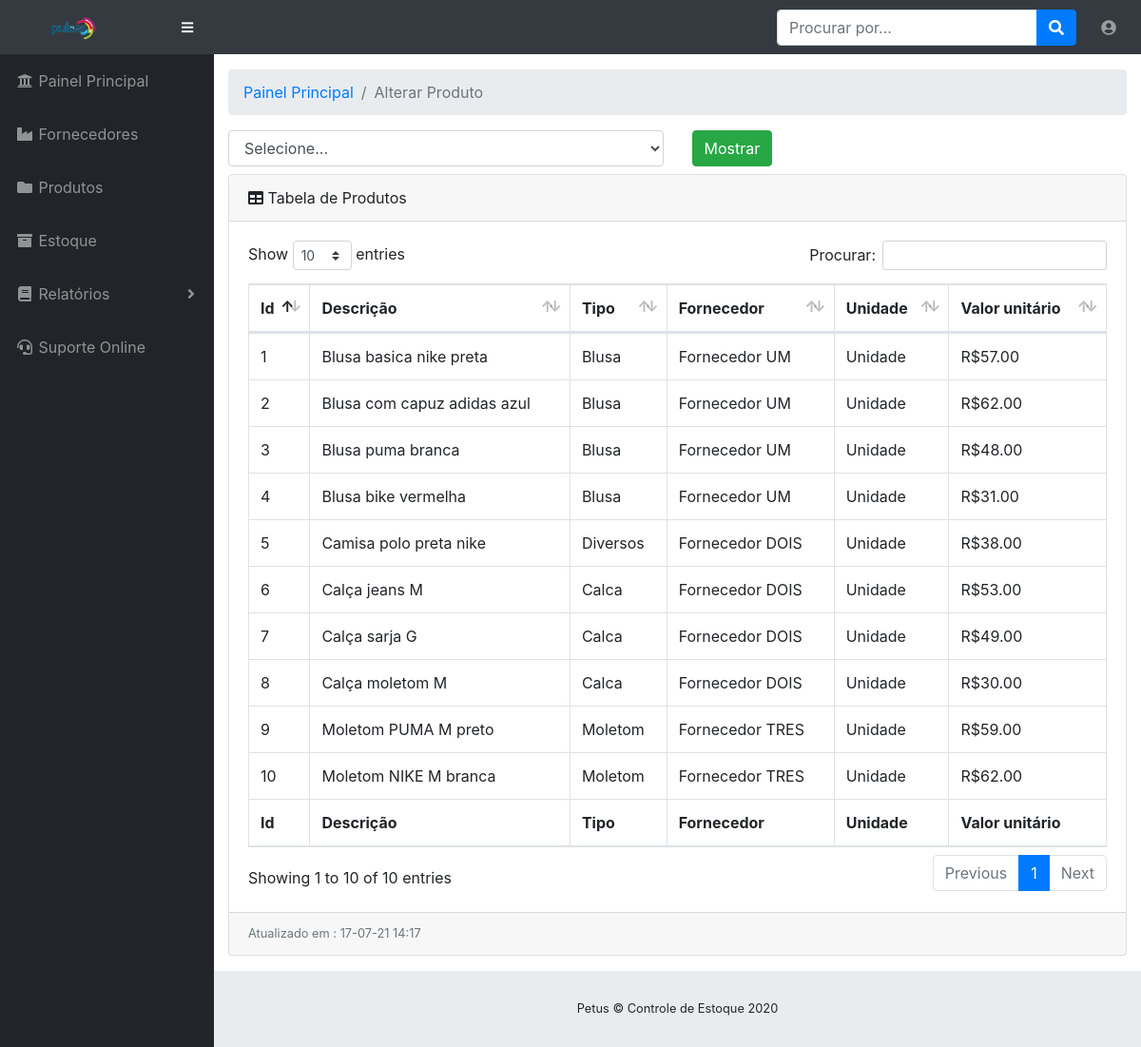
Screenshot of /view/alterar_produto.php (signed in) with the database file from the repository.
### tables this page shows
CREATE TABLE `produto` (
  `codigo` int(11) NOT NULL,
  `descricao` varchar(100) DEFAULT NULL,
  `quantidade` decimal(10,0) DEFAULT NULL,
  `unidade` varchar(60) DEFAULT NULL,
  `tipo` varchar(60) DEFAULT NULL,
  `fornecedor` varchar(100) NOT NULL,
  `data_cadastro` datetime DEFAULT current_timestamp(),
  `data_alteracao` datetime DEFAULT NULL,
  `responsavel` varchar(60) DEFAULT NULL,
  `valor_unidade` decimal(10,2) DEFAULT NULL
);

CREATE TABLE `fornecedores` (
  `id` int(11) NOT NULL,
  `nome` varchar(100) DEFAULT NULL,
  `cnpj` varchar(50) DEFAULT NULL,
  `uf` varchar(3) DEFAULT NULL,
  `tipo_estabelecimento` varchar(50) DEFAULT NULL
);

### view/alterar_produto.php (the view, shortened to what this page needs)
<?php
require "../dao/conexao.php";
$sql2 = "SELECT p.codigo,p.descricao,p.tipo,p.unidade,p.data_cadastro,p.quantidade,p.fornecedor,p.valor_unidade,
f.nome,f.id
FROM produto AS p
INNER JOIN fornecedores as f
ON p.fornecedor=f.id";
$result2 = mysqli_query($conexao, $sql2);
?>
<!DOCTYPE html>
<html lang="en">
<head>
  <link href="../vendor/fontawesome-free/css/all.min.css" rel="stylesheet" type="text/css">
  <link href="../vendor/datatables/dataTables.bootstrap4.css" rel="stylesheet">
  <link href="../css/sb-admin.css" rel="stylesheet">
</head>
<body id="page-top">
  <?php
  include_once "nav.php";
  ?>
  <div id="wrapper">
    <?php
    include_once "menu.php";
    ?>
    <div id="content-wrapper">
      <div class="container-fluid">
        <ol class="breadcrumb">
          <li class="breadcrumb-item">
            <a href="painel.php">Painel Principal</a>
          </li>
          <li class="breadcrumb-item active">Alterar Produto</li>
        </ol>
        <form  method="POST" action="select_alterar_produto.php">
          <div class="row">
            <div class="col">
            <select class="form-control" value="" name="select_prod" id="select_serv">
                <option value="selecione" selected required>Selecione...</option>
              </select>
            </div>
            <div class="col">
              <button type="submit" name="alterar" class="btn btn-success mb-2"><div style="color:white">Mostrar</div></button>
            </div>
          </div>
        </form>
        <div class="card mb-3">
          <div class="card-header">
            <i class="fas fa-table"></i>
            Tabela de Produtos</div>
          <div class="card-body">
            <div class="table-responsive">
              <table class="table table-bordered" id="dataTable" width="100%" cellspacing="0">
                <thead>
                  <tr>
                    <th>Id</th>
                    <th>Descrição</th>
                    <th>Tipo</th>
                    <th>Fornecedor</th>
                    <th>Unidade</th>
                    <th>Valor unitário</th>
                  </tr>
                </thead>
                <tfoot>
                  <tr>
                    <th>Id</th>
                    <th>Descrição</th>
                    <th>Tipo</th>
                    <th>Fornecedor</th>
                    <th>Unidade</th>
                    <th>Valor unitário</th>
                  </tr>
                </tfoot>
                <tbody>
                  <?php while ($dados2 = mysqli_fetch_array($result2)) {
                    echo "<tr>";
                    echo "<td> " . $dados2['codigo'] . "</td>";
                    echo "<td> " . $dados2['descricao'] . "</td>";
                    echo "<td> " . $dados2['tipo'] . "</td>";
                    echo "<td> " . $dados2['nome'] . "</td>";
                    echo "<td> " . $dados2['unidade'] . "</td>";
                    echo "<td> " . "R$" . $dados2['valor_unidade'] . "</td>";
                    echo "</tr>";
                  }
                  ?>
                </tbody>
              </table>
            </div>
          </div>
          <div class="card-footer small text-muted"> Atualizado em :
            <?php date_default_timezone_set('America/Sao_Paulo');
            $date = date('d-m-y H:i');
            echo $date; ?>
          </div>
        </div>
      </div>
      <footer class="sticky-footer">
        <div class="container my-auto">
          <div class="copyright text-center my-auto">
          <span>Petus © Controle de Estoque 2020</span>
          </div>
        </div>
      </footer>
    </div>
  </div>
</body>
</html>

### rows the page displays
produto: codigo "1", descricao "Blusa basica nike preta", tipo "Blusa", fornecedores.nome "Fornecedor UM", unidade "Unidade", valor_unidade "57.00"
produto: codigo "2", descricao "Blusa com capuz adidas azul", tipo "Blusa", fornecedores.nome "Fornecedor UM", unidade "Unidade", valor_unidade "62.00"
produto: codigo "3", descricao "Blusa puma branca", tipo "Blusa", fornecedores.nome "Fornecedor UM", unidade "Unidade", valor_unidade "48.00"
produto: codigo "4", descricao "Blusa bike vermelha", tipo "Blusa", fornecedores.nome "Fornecedor UM", unidade "Unidade", valor_unidade "31.00"
produto: codigo "5", descricao "Camisa polo preta nike", tipo "Diversos", fornecedores.nome "Fornecedor DOIS", unidade "Unidade", valor_unidade "38.00"
produto: codigo "6", descricao "Calça jeans M", tipo "Calca", fornecedores.nome "Fornecedor DOIS", unidade "Unidade", valor_unidade "53.00"
produto: codigo "7", descricao "Calça sarja G", tipo "Calca", fornecedores.nome "Fornecedor DOIS", unidade "Unidade", valor_unidade "49.00"
produto: codigo "8", descricao "Calça moletom M", tipo "Calca", fornecedores.nome "Fornecedor DOIS", unidade "Unidade", valor_unidade "30.00"
produto: codigo "9", descricao "Moletom PUMA M preto", tipo "Moletom", fornecedores.nome "Fornecedor TRES", unidade "Unidade", valor_unidade "59.00"
produto: codigo "10", descricao "Moletom NIKE M branca", tipo "Moletom", fornecedores.nome "Fornecedor TRES", unidade "Unidade", valor_unidade "62.00"
